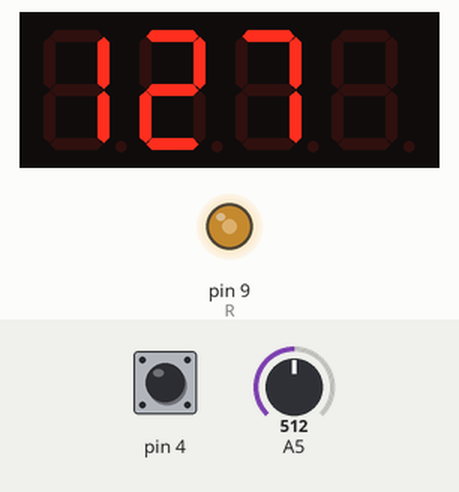
Recording of a sketch running on a simulated Arduino Uno, built with avr-gcc and run on an emulated ATmega328P. Shown: 4-digit seven-segment display, output pins drawn as LEDs (lit = HIGH). Inputs (shaded band) come from the test bench; at power-on: A5 = 512, pin 4 HIGH.

Above: at 1.2 s.
1.3 s: A5 set to 716
At 2.5 s:
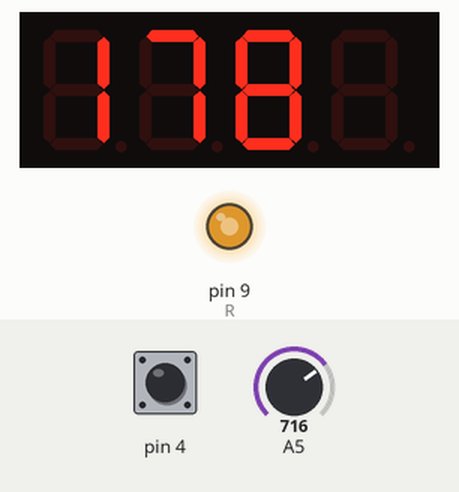
2.8 s: A5 set to 900
At 3.9 s:
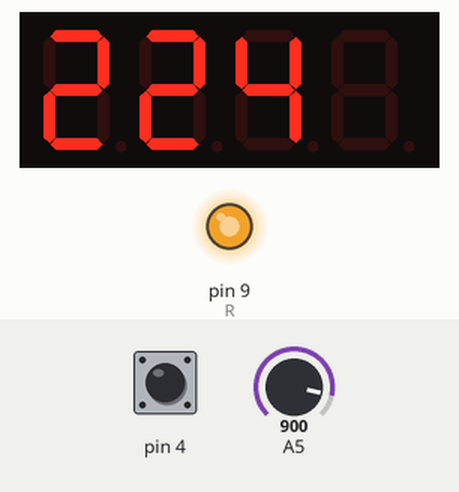
4.3 s: A5 set to 122
At 5.0 s:
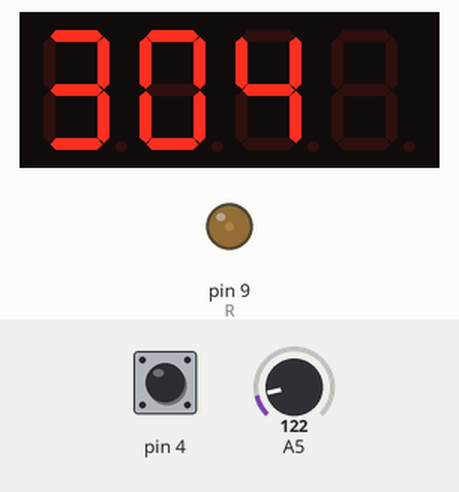
5.8 s: A5 set to 0
At 6.2 s:
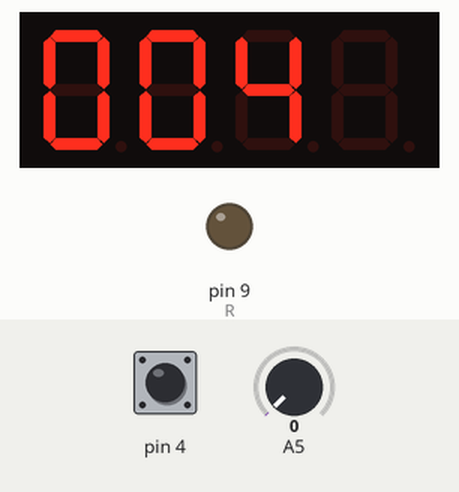
Timing chart, 0 to 8.3 s (numbered marks = the images above; inputs shaded):
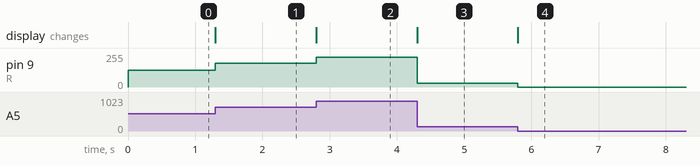

The sketch:

Knob_RGB_lamp.ino
```cpp
//SCL SDA It's a four digit nixie tube
//A5 It's a potentiometer
//D4 It's a button
//D9 D10 D11 It's RGB

#include <Wire.h>
#include <TM1650.h>

TM1650 tm_4display;
volatile int a;

#define R 9
#define G 10
#define B 11

void setup(){
  Wire.begin();
  tm_4display.init();
  a = 1;
  tm_4display.clear();
  pinMode(4, INPUT);
}

void loop(){
  while (digitalRead(4) == 0) {
    while (digitalRead(4) == 0) {
    }
    a++;
    if (a > 3) {
      a = 1;

    }
  }

  switch (a) {
   case 1:
    tm_4display.displayString(String((map(analogRead(A5), 0, 1023, 0, 255))));
    analogWrite(R,(map(analogRead(A5), 0, 1023, 0, 255)));
    break;
   case 2:
    tm_4display.displayString(String((map(analogRead(A5), 0, 1023, 0, 255))));
    analogWrite(G,(map(analogRead(A5), 0, 1023, 0, 255)));
    break;
   case 3:
    tm_4display.displayString(String((map(analogRead(A5), 0, 1023, 0, 255))));
    analogWrite(B,(map(analogRead(A5), 0, 1023, 0, 255)));
    break;
  }

}
```

Measured:
- after the input at 1.3 s, pin 9 (R): 127/255 → 178/255 at once; the display: changes at once (image 1)
- after the input at 2.8 s, pin 9 (R): 178/255 → 224/255 at once; the display: changes at once (image 2)
- after the input at 4.3 s, pin 9 (R): 224/255 → 30/255 at once; the display: changes at once (image 3)
- after the input at 5.8 s, pin 9 (R): 30/255 → 0/255 at once; the display: changes at once (image 4)
